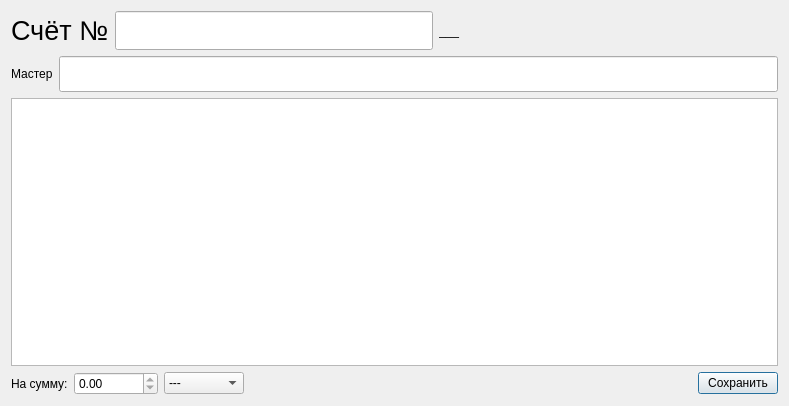
<?xml version="1.0" encoding="UTF-8"?>
<ui version="4.0">
 <class>BillDialog</class>
 <widget class="QDialog" name="BillDialog">
  <property name="geometry">
   <rect>
    <x>0</x>
    <y>0</y>
    <width>789</width>
    <height>406</height>
   </rect>
  </property>
  <property name="windowTitle">
   <string>Счёт</string>
  </property>
  <layout class="QVBoxLayout" name="verticalLayout">
   <item>
    <layout class="QHBoxLayout" name="horizontalLayout">
     <item>
      <widget class="QLabel" name="idLabel">
       <property name="font">
        <font>
         <pointsize>20</pointsize>
        </font>
       </property>
       <property name="text">
        <string>Счёт №</string>
       </property>
      </widget>
     </item>
     <item>
      <widget class="QLineEdit" name="idLineEdit">
       <property name="font">
        <font>
         <pointsize>20</pointsize>
        </font>
       </property>
       <property name="readOnly">
        <bool>true</bool>
       </property>
      </widget>
     </item>
     <item>
      <widget class="QLabel" name="createInfoLabel">
       <property name="text">
        <string>___</string>
       </property>
      </widget>
     </item>
     <item>
      <spacer name="horizontalSpacer">
       <property name="orientation">
        <enum>Qt::Horizontal</enum>
       </property>
       <property name="sizeHint" stdset="0">
        <size>
         <width>40</width>
         <height>20</height>
        </size>
       </property>
      </spacer>
     </item>
    </layout>
   </item>
   <item>
    <layout class="QHBoxLayout" name="horizontalLayout_2">
     <item>
      <widget class="QLabel" name="performerLabel">
       <property name="text">
        <string>Мастер</string>
       </property>
      </widget>
     </item>
     <item>
      <widget class="QLineEdit" name="performerLineEdit">
       <property name="font">
        <font>
         <pointsize>18</pointsize>
        </font>
       </property>
      </widget>
     </item>
    </layout>
   </item>
   <item>
    <widget class="QTableView" name="requestsTableView">
     <property name="selectionBehavior">
      <enum>QAbstractItemView::SelectRows</enum>
     </property>
     <property name="verticalScrollMode">
      <enum>QAbstractItemView::ScrollPerPixel</enum>
     </property>
     <property name="horizontalScrollMode">
      <enum>QAbstractItemView::ScrollPerPixel</enum>
     </property>
    </widget>
   </item>
   <item>
    <layout class="QHBoxLayout" name="horizontalLayout_3">
     <item>
      <widget class="QLabel" name="amountLabel">
       <property name="text">
        <string>На сумму:</string>
       </property>
      </widget>
     </item>
     <item>
      <widget class="QDoubleSpinBox" name="amountDoubleSpinBox">
       <property name="readOnly">
        <bool>true</bool>
       </property>
       <property name="maximum">
        <double>99999999999.990005493164062</double>
       </property>
      </widget>
     </item>
     <item>
      <widget class="QComboBox" name="collectComboBox">
       <item>
        <property name="text">
         <string>---</string>
        </property>
       </item>
       <item>
        <property name="text">
         <string>Принято</string>
        </property>
       </item>
      </widget>
     </item>
     <item>
      <spacer name="horizontalSpacer_2">
       <property name="orientation">
        <enum>Qt::Horizontal</enum>
       </property>
       <property name="sizeHint" stdset="0">
        <size>
         <width>40</width>
         <height>20</height>
        </size>
       </property>
      </spacer>
     </item>
     <item>
      <widget class="QPushButton" name="okPushButton">
       <property name="text">
        <string>Сохранить</string>
       </property>
      </widget>
     </item>
    </layout>
   </item>
  </layout>
 </widget>
 <resources/>
 <connections/>
</ui>
